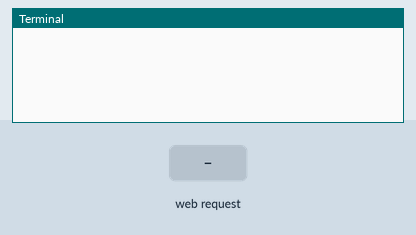
The program below on a simulated Raspberry Pi (BCM pin numbers). Parts: the last lines printed to the terminal. The inputs (shaded band) are chosen by the test bench. The camera gives no picture and a still takes 0.5 s; the clock reads 2024-03-15 10:24:30 at power-on unless the program sets it.

Above: at 1.2 s.
1.3 s: HTTP request for / received
At 2.5 s:
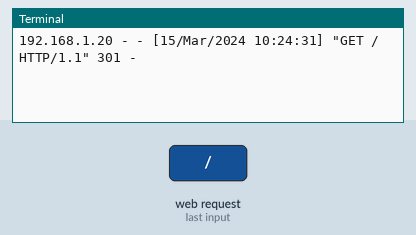
2.8 s: HTTP request for /index.html received
At 3.9 s:
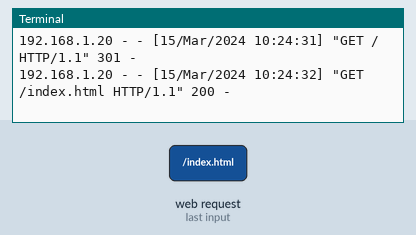
4.3 s: HTTP request for /stream.mjpg received
At 5.1 s:
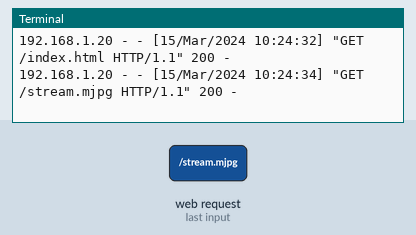

The program:

Camera_setup.py
```python
import io
import logging
import socketserver
from http import server
from threading import Condition

from picamera2 import Picamera2
from picamera2.encoders import JpegEncoder
from picamera2.outputs import FileOutput

# HTML page for the MJPEG streaming demo
PAGE = """\
<html>
<head>
<title>RaspberryTips Pi Cam Stream</title>
</head>
<body>
<h1>Raspberry Tips Pi Camera Live Stream Demo</h1>
<img src="stream.mjpg" width="4056" height="3040" />
</body>
</html>
"""

# Class to handle streaming output
class StreamingOutput(io.BufferedIOBase):
    def __init__(self):
        self.frame = None
        self.condition = Condition()

    def write(self, buf):
        with self.condition:
            self.frame = buf
            self.condition.notify_all()

# Class to handle HTTP requests
class StreamingHandler(server.BaseHTTPRequestHandler):
    def do_GET(self):
        if self.path == '/':
            # Redirect root path to index.html
            self.send_response(301)
            self.send_header('Location', '/index.html')
            self.end_headers()
        elif self.path == '/index.html':
            # Serve the HTML page
            content = PAGE.encode('utf-8')
            self.send_response(200)
            self.send_header('Content-Type', 'text/html')
            self.send_header('Content-Length', len(content))
            self.end_headers()
            self.wfile.write(content)
        elif self.path == '/stream.mjpg':
            # Set up MJPEG streaming
            self.send_response(200)
            self.send_header('Age', 0)
            self.send_header('Cache-Control', 'no-cache, private')
            self.send_header('Pragma', 'no-cache')
            self.send_header('Content-Type', 'multipart/x-mixed-replace; boundary=FRAME')
            self.end_headers()
            try:
                while True:
                    with output.condition:
                        output.condition.wait()
                        frame = output.frame
                    self.wfile.write(b'--FRAME\r\n')
                    self.send_header('Content-Type', 'image/jpeg')
                    self.send_header('Content-Length', len(frame))
                    self.end_headers()
                    self.wfile.write(frame)
                    self.wfile.write(b'\r\n')
            except Exception as e:
                logging.warning(
                    'Removed streaming client %s: %s',
                    self.client_address, str(e))
        else:
            # Handle 404 Not Found
            self.send_error(404)
            self.end_headers()

# Class to handle streaming server
class StreamingServer(socketserver.ThreadingMixIn, server.HTTPServer):
    allow_reuse_address = True
    daemon_threads = True

# Create Picamera2 instance and configure it
picam2 = Picamera2()
picam2.configure(picam2.create_video_configuration(main={"size": (4056, 3040)}))
output = StreamingOutput()
picam2.start_recording(JpegEncoder(), FileOutput(output))

try:
    # Set up and start the streaming server
    address = ('', 8000)
    server = StreamingServer(address, StreamingHandler)
    server.serve_forever()
finally:
    # Stop recording when the script is interrupted
    picam2.stop_recording()
```

Measured:
- after the input at 1.3 s, the terminal: prints a new line at once (image 1)
- after the input at 2.8 s, the terminal: prints a new line at once (image 2)
- after the input at 4.3 s, the terminal: prints a new line at once (image 3)
